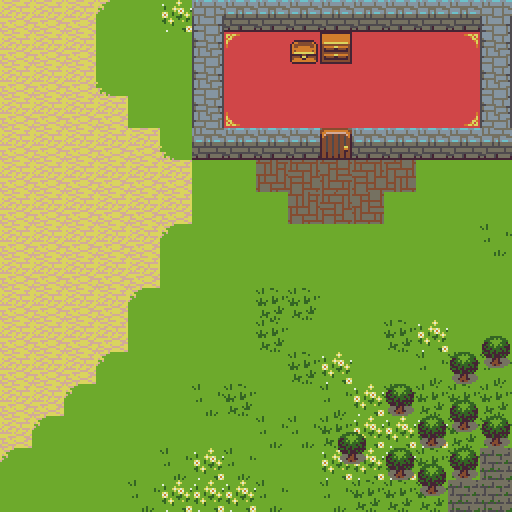

Rendered tile map (Tiled .tmx) drawn with the repository's tilesets; below, a short description and the full map source, tile grids included:
An orthogonal 16x16 tile map with 32x32 px tiles, 3 tile layers (Desert, Upper Floor, House Items) and 7 objects.

<map version="1.0" tiledversion="1.1.6" orientation="orthogonal" renderorder="right-down" width="16" height="16" tilewidth="32" tileheight="32" infinite="0" nextobjectid="12">
 <tileset firstgid="1" source="../old/Tiny32 Basic.tsx" />
 <layer name="Desert" width="16" height="16" locked="1">
  <data encoding="csv">
60,60,60,60,60,60,60,60,60,60,60,60,60,60,60,60,
60,60,60,60,60,60,60,60,60,60,60,60,60,60,60,60,
60,60,60,60,60,60,60,60,60,60,60,60,60,60,60,60,
60,60,60,60,60,60,60,60,60,60,60,60,60,60,60,60,
60,60,60,60,60,60,60,60,60,60,60,60,60,60,60,60,
60,60,60,60,60,60,60,60,60,60,60,60,60,60,60,60,
60,60,60,60,60,60,60,60,60,60,60,60,60,60,60,60,
60,60,60,60,60,60,60,60,60,60,60,60,60,60,60,60,
60,60,60,60,60,60,60,60,60,60,60,60,60,60,60,60,
60,60,60,60,60,60,60,60,60,60,60,60,60,60,60,60,
60,60,60,60,60,60,60,60,60,60,60,60,60,60,60,60,
60,60,60,60,60,60,60,60,60,60,60,60,60,60,60,60,
60,60,60,60,60,60,60,60,60,60,60,60,60,60,60,60,
60,60,60,60,60,60,60,60,60,60,60,60,60,60,60,60,
60,60,60,60,60,60,60,60,60,60,60,60,60,60,60,60,
60,60,60,60,60,60,60,60,60,60,60,60,60,60,60,60
</data>
 </layer>
 <layer name="Upper Floor" width="16" height="16">
  <data encoding="csv">
0,0,0,29,31,48,12,9,9,9,9,9,9,9,9,12,
0,0,0,31,31,31,10,95,94,94,94,94,94,94,96,10,
0,0,0,45,31,31,10,94,94,94,94,94,94,94,94,10,
0,0,0,0,31,31,10,111,94,94,94,94,94,94,112,10,
0,0,0,0,0,45,11,9,9,9,1610612857,9,9,9,9,11,
0,0,0,0,0,0,31,31,1610612857,3221225593,121,3221225593,2684354681,31,31,31,
0,0,0,0,0,0,31,31,31,1610612857,3221225593,121,31,31,31,31,
0,0,0,0,0,29,31,31,31,31,31,31,31,31,31,47,
0,0,0,0,0,31,31,31,31,31,31,31,31,31,31,31,
0,0,0,0,29,31,31,31,32,32,31,31,31,31,31,31,
0,0,0,0,31,31,31,31,32,31,31,31,32,48,31,31,
0,0,0,29,31,31,31,31,31,32,48,31,31,47,47,47,
0,0,29,31,31,31,47,32,31,31,47,48,32,32,32,32,
0,29,31,31,31,31,31,31,47,47,32,48,48,48,32,32,
29,31,31,31,31,47,48,47,31,31,48,48,48,32,32,105,
31,31,31,31,47,48,48,48,47,31,47,32,32,32,105,105
</data>
 </layer>
 <layer name="House Items" width="16" height="16">
  <data encoding="csv">
0,0,0,0,0,0,0,0,0,0,0,0,0,0,0,0,
0,0,0,0,0,0,0,0,0,37,109,0,0,0,0,0,
0,0,0,0,0,0,0,0,0,0,0,0,0,0,0,0,
0,0,0,0,0,0,0,0,0,0,0,0,0,0,0,0,
0,0,0,0,0,0,0,0,0,0,5,0,0,0,0,0,
0,0,0,0,0,0,0,0,0,0,0,0,0,0,0,0,
0,0,0,0,0,0,0,0,0,0,0,0,0,0,0,0,
0,0,0,0,0,0,0,0,0,0,0,0,0,0,0,0,
0,0,0,0,0,0,0,0,0,0,0,0,0,0,0,0,
0,0,0,0,0,0,0,0,0,0,0,0,0,0,0,0,
0,0,0,0,0,0,0,0,0,0,0,0,0,0,0,57,
0,0,0,0,0,0,0,0,0,0,0,0,0,0,25,73,
0,0,0,0,0,0,0,0,0,0,0,0,25,0,57,0,
0,0,0,0,0,0,0,0,0,0,58,59,0,25,73,25,
0,0,0,0,0,0,0,0,0,0,74,75,25,57,25,0,
0,0,0,0,0,0,0,0,0,0,0,0,0,73,0,0
</data>
 </layer>
 <objectgroup name="House Items ColBox">
  <object id="4" x="289.415" y="42.5015" width="60.0418" height="19.5642" />
  <object id="5" x="320.448" y="33.0567" width="30.3582" height="28.3343" />
  <object id="6" x="192.943" y="1.34925" width="29.6836" height="157.188" />
  <object id="7" x="192.943" y="128.854" width="126.83" height="31.0329" />
  <object id="8" x="352.83" y="130.203" width="159.212" height="28.3343" />
  <object id="9" x="481.684" y="-0.674627" width="30.3582" height="159.212" />
  <object id="10" x="203.737" y="2.02388" width="309.654" height="26.3105" />
 </objectgroup>
</map>
